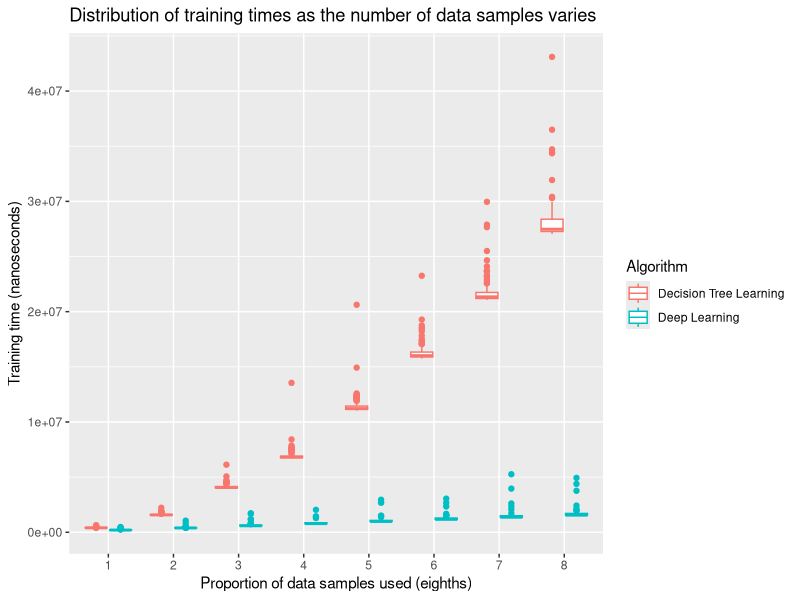
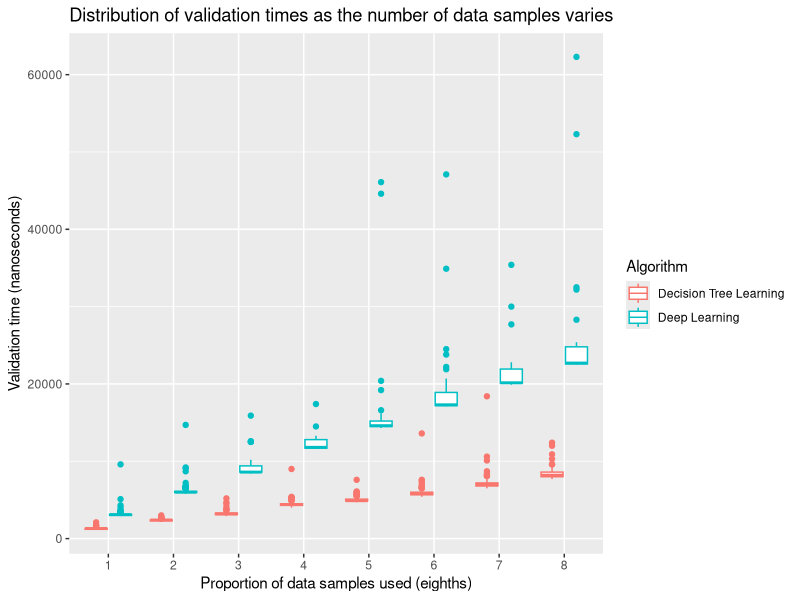
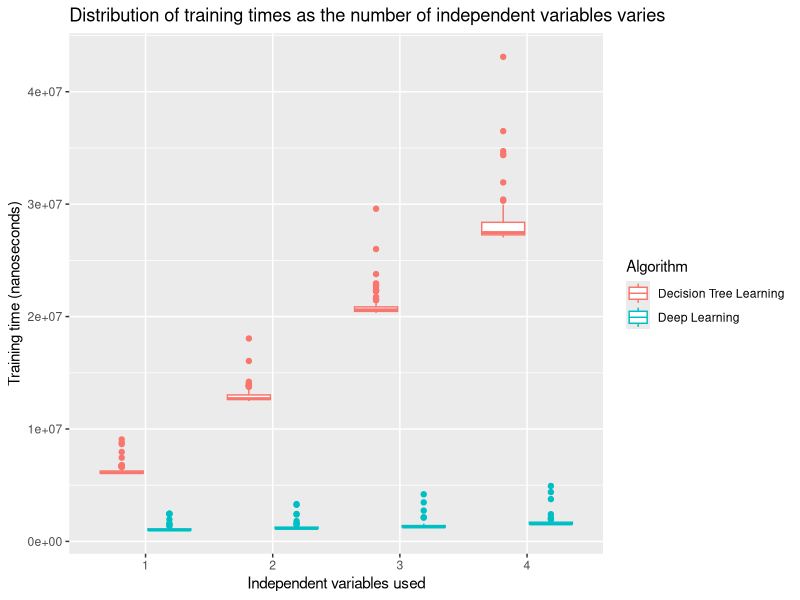
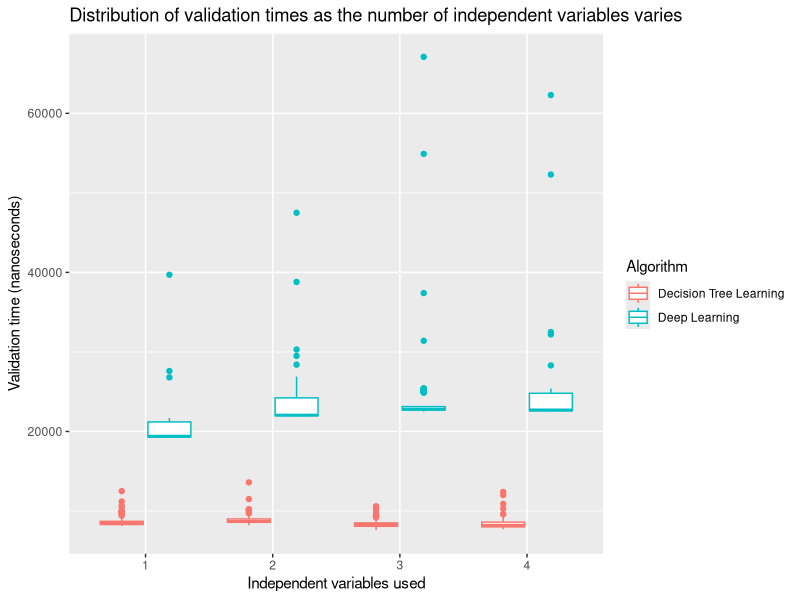
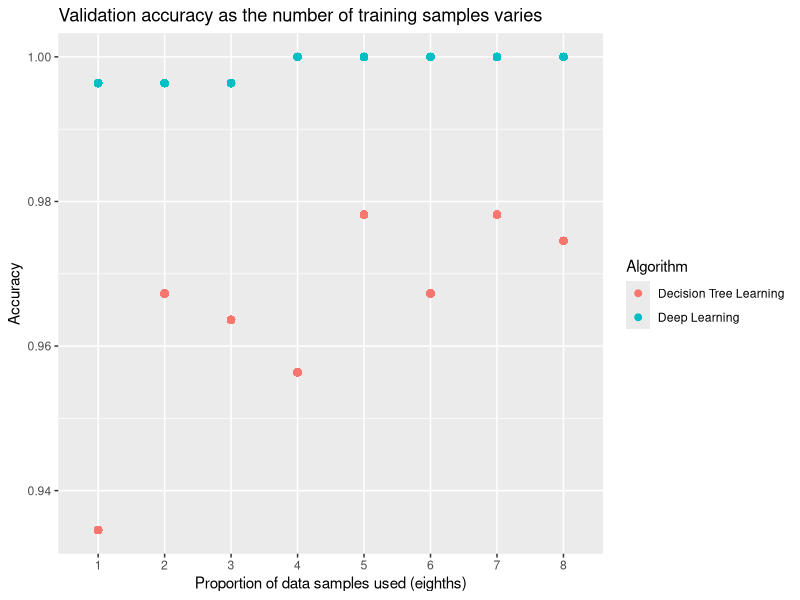
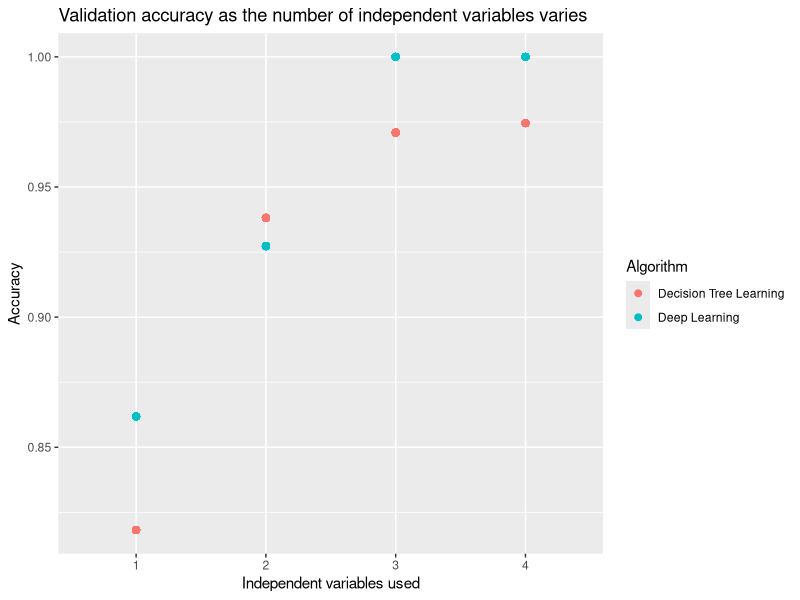

R code for these plots, in order:
## ---- chunk 1
knitr::opts_chunk$set(echo = FALSE)
## ---- chunk 2

library(dplyr)
library(ggplot2)
library(data.table)
library(xtable)
library(knitr)
library(kableExtra)

# load neural network and decision tree timings data
deep_learning_timings <- read.csv("deep_learning_results.csv")
decision_tree_timings <- read.csv("decision_tree_results.csv")

# load timings of algorithms w/ noncontiguous data
deep_learning_timings_nc <- read.csv("deep_learning_results_nc.csv")
decision_tree_timings_nc <- read.csv("decision_tree_results_nc.csv")

# combine into single dataframe
deep_learning_timings$Algorithm = "Deep Learning"
decision_tree_timings$Algorithm = "Decision Tree Learning"
timings <- rbind(deep_learning_timings, decision_tree_timings)
timings <- timings %>% mutate(Algorithm = as.factor(Algorithm))

## ---- chunk 3

# timing sample with gradients stored contiguously
deep_learning_sample <- deep_learning_timings %>% 
  filter(samples_proportion == 8 & x_vars_proportion == 4) %>% 
  .$train_time

# timing sample with gradients stored via a pointer
deep_learning_sample_nc <- deep_learning_timings_nc %>% 
  filter(samples_proportion == 8 & x_vars_proportion == 4) %>% 
  .$time

# comparing samples with rank-sum test
rank_sum_results <- wilcox.test(deep_learning_sample, deep_learning_sample_nc, conf.int=T)
## ---- chunk 4

# timings with dataset stored contiguously
decision_tree_sample <- decision_tree_timings %>%
  filter(samples_proportion == 8 & x_vars_proportion == 4) %>% 
  .$train_time

# timings with rows stored via pointers
decision_tree_sample_nc <- decision_tree_timings_nc %>% 
  filter(samples_proportion == 8 & x_vars_proportion == 4) %>% 
  .$time

# comparing samples with rank-sum test
rank_sum_results <- wilcox.test(decision_tree_sample, decision_tree_sample_nc, conf.int=T)
## ---- chunk 5

# plot of trianing times as number of data samples varies
timings %>% filter(x_vars_proportion == 4) %>% 
  ggplot() + 
  aes(x = factor(samples_proportion), y = train_time, color = Algorithm) + 
  geom_boxplot() + 
  ggtitle("Distribution of training times as the number of data samples varies") +
  xlab("Proportion of data samples used (eighths)") +
  ylab("Training time (nanoseconds)")

## ---- chunk 6

# perform rank-sum test for difference between algorithm training times for each proportion of samples
samples_proportion_train_results <- lapply(1:8, function(i) {
  data_subset <- timings %>% filter(samples_proportion == i & x_vars_proportion == 4)
  result <- wilcox.test(train_time ~ Algorithm, data = data_subset, conf.int = T)
  return(c(i, result$p.value, result$estimate))
})

samples_proportion_train_results <- as.data.frame(transpose(samples_proportion_train_results), 
                                                  col.names = c("Samples proportion", 
                                                                "p-value", 
                                                                "Effect size estimate (nanoseconds)"),
                                                  check.names = F)

table_caption = "Comparing these distributions by algorithm with a Wilcoxon rank-sum test yields the following results:"

kable(samples_proportion_train_results, caption = table_caption) %>% kable_styling(font_size = 16)

## ---- chunk 7

# plot of distribution of validation times as number of training samples changes
timings %>% filter(x_vars_proportion == 4) %>% 
  ggplot() + 
  aes(x = factor(samples_proportion), y = valid_time, color = Algorithm) + 
  geom_boxplot() +
  ggtitle("Distribution of validation times as the number of data samples varies") +
  xlab("Proportion of data samples used (eighths)") +
  ylab("Validation time (nanoseconds)")

## ---- chunk 8

# perform rank-sum test for difference between algorithm validation times for each proportion of samples
samples_proportion_valid_results <- lapply(1:8, function(i) {
  data_subset <- timings %>% filter(samples_proportion == i & x_vars_proportion == 4)
  result <- wilcox.test(valid_time ~ Algorithm, data = data_subset, conf.int = T)
  return(c(i, result$p.value, result$estimate))
})

samples_proportion_valid_results <- as.data.frame(transpose(samples_proportion_valid_results), 
                                                  col.names = c("Samples proportion", 
                                                                "p-value", 
                                                                "Effect size estimate (nanoseconds)"),
                                                  check.names = F)

table_caption = "Comparing these distributions by algorithm with a Wilcoxon rank-sum test yields the following results:"

kable(samples_proportion_valid_results, caption = table_caption) %>% kable_styling(font_size = 16)

## ---- chunk 9

# plot of distribution of training times as number of x variables used changes
timings %>% filter(samples_proportion == 8) %>% 
  ggplot() + 
  aes(x = factor(x_vars_proportion), y = train_time, color = Algorithm) + 
  geom_boxplot() +
  ggtitle("Distribution of training times as the number of independent variables varies") +
  xlab("Independent variables used") +
  ylab("Training time (nanoseconds)")


## ---- chunk 10

# perform rank-sum test for difference between algorithm training times 
# for each number of independent variables

x_vars_proportion_train_results <- lapply(1:4, function(i) {
  data_subset <- timings %>% filter(x_vars_proportion == i & samples_proportion == 8)
  result <- wilcox.test(train_time ~ Algorithm, data = data_subset, conf.int = T)
  return(c(i, result$p.value, result$estimate))
})

x_vars_proportion_train_results <- as.data.frame(transpose(x_vars_proportion_train_results), 
                                                 col.names = c("Independent variables", 
                                                              "p-value", 
                                                              "Effect size estimate (nanoseconds)"),
                                                 check.names = F)

table_caption = "Comparing these distributions by algorithm with a Wilcoxon rank-sum test yields the following results:"

kable(x_vars_proportion_train_results, caption = table_caption) %>% kable_styling(font_size = 16)

## ---- chunk 11

# plot of distribution of validation times as number of x variables used changes
timings %>% filter(samples_proportion == 8) %>% 
  ggplot() + 
  aes(x = factor(x_vars_proportion), y = valid_time, color = Algorithm) + 
  geom_boxplot() +
  ggtitle("Distribution of validation times as the number of independent variables varies") +
  xlab("Independent variables used") +
  ylab("Validation time (nanoseconds)")

## ---- chunk 12

# perform rank-sum test for difference between algorithm validation times 
# for each number of independent variables

x_vars_proportion_valid_results <- lapply(1:4, function(i) {
  data_subset <- timings %>% filter(x_vars_proportion == i & samples_proportion == 8)
  result <- wilcox.test(valid_time ~ Algorithm, data = data_subset, conf.int = T)
  return(c(i, result$p.value, result$estimate))
})

x_vars_proportion_valid_results <- as.data.frame(transpose(x_vars_proportion_valid_results), 
                                                 col.names = c("Independent variables", 
                                                               "p-value", 
                                                               "Effect size estimate (nanoseconds)"),
                                                 check.names = F)

table_caption = "Comparing these distributions by algorithm with a Wilcoxon rank-sum test yields the following results:"

kable(x_vars_proportion_valid_results, caption = table_caption) %>% kable_styling(font_size = 16)
## ---- chunk 13

# plot of accuracy as number of x variables used changes
timings %>% filter(x_vars_proportion == 4) %>% 
  ggplot() + 
  aes(x = factor(samples_proportion), y = accuracy, color = Algorithm) + 
  geom_point(size = 2) +
  ggtitle("Validation accuracy as the number of training samples varies") +
  xlab("Proportion of data samples used (eighths)") +
  ylab("Accuracy")

## ---- chunk 14

# plot of accuracy as number of samples used changes
timings %>% filter(samples_proportion == 8) %>% 
  ggplot() + 
  aes(x = factor(x_vars_proportion), y = accuracy, color = Algorithm) + 
  geom_point(size = 2) +
  ggtitle("Validation accuracy as the number of independent variables varies") +
  xlab("Independent variables used") +
  ylab("Accuracy")
